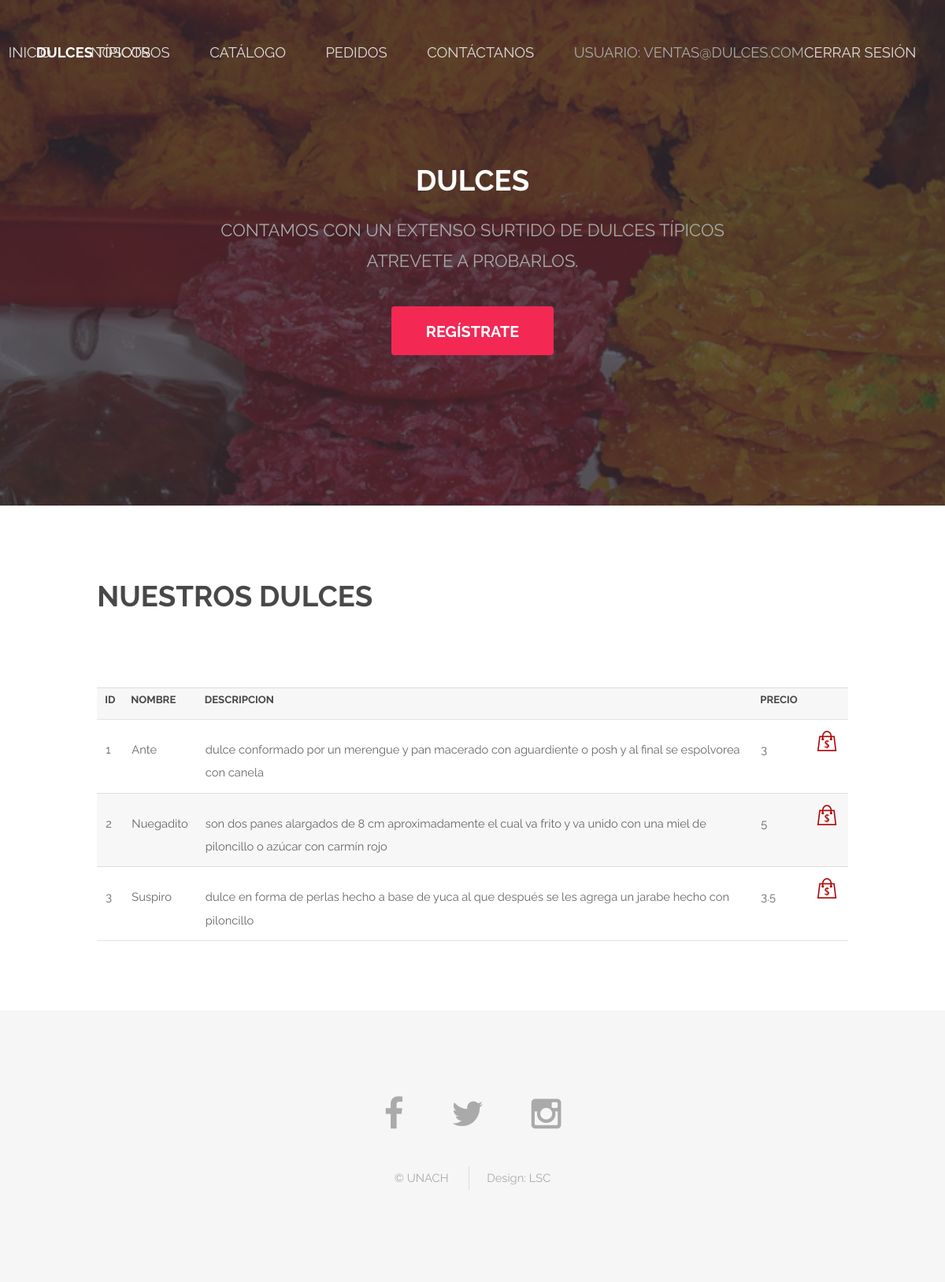
/index.php (signed in), run on the app's committed database.
### tables this page shows
create table Dulces(Id int NOT NULL AUTO_INCREMENT PRIMARY KEY, Nombre varchar(150),Descripcion Varchar(250),Tipo Int, Precio float, Existencia Int, Imagen varchar(150));

### index.php (the view, shortened to what this page needs)
<?php
if (isset($_SESSION['usuario'])){
		$loginSession=$_SESSION['usuario'];
		$tipoUsuario=$_SESSION['tipo'];
	}
	else{
		$loginSession="";
	}
?>
<!DOCTYPE html>
<html lang="es">
	<head>
		<link rel="stylesheet" href="assets/css/main.css" />
	</head>
	<body class="landing">
			<header id="header" class="alt">
				<h1><strong><a href="index.php">Dulces</a></strong> típicos</h1>
				<nav id="nav">
					<ul>
						<li><a href="index.php">Inicio</a></li>
						<li><a href="nosotros.php">Nosotros</a></li>
						<?php
							if($loginSession<>'')
							{
								?>
								<li>
									<a href="catalogo.php">Catálogo</a>
								</li>
								<?php
							}
						?>
						<?php
							if($loginSession<>'' && $tipoUsuario==1)
							{
								?>
								<li>
									<a href="pedidos.php">Pedidos</a>
								</li>
								<?php
							}
						?>
						<li><a href="contactanos.php">Contáctanos</a></li>
						<li>
						<a>
						<?php
							if($loginSession<>'')
							{
								?>
								<p class="datosLogin">USUARIO: <?php echo $loginSession; ?></p>
			       				<a class="linkLogin" href = "logout.php" >Cerrar sesión</a>
								<?php
							}
						?>
						</a>
						</li>
					</ul>
				</nav>
			</header>
			<section id="banner">
				<h2>Dulces</h2>
				<p>Contamos con un extenso surtido de dulces típicos<br /> atrevete a probarlos.</p>
				<ul class="actions">
					<li><a href="login.php" class="button special big">Regístrate</a></li>
				</ul>
			</section>
				<section id="three" class="wrapper style1">
					<div class="container">
						<header class="major special">
							<h2>Nuestros dulces</h2>
						</header>
						<div>
						<table>
							<tr>
								<th>ID</th>
								<th>NOMBRE</th>
								<th>DESCRIPCION</th>
								<th>PRECIO</th>
								<th></th>
							</tr>
							<?php
							 include_once 'conexion.php';
							 $mysqlConexion=new mysqli($hostDb,$usuarioDb,$claveDb,$nombreDb);
							 $sqlQuery="SELECT * FROM Dulces";
							 $resultado=$mysqlConexion->query($sqlQuery);
							 while($row=$resultado->fetch_assoc())
							 {
								 ?>
								 <tr>
								 <td><?php echo $row["Id"]; ?>  </td>
								 <td><?php echo $row["Nombre"]; ?> </td>
								 <td><?php echo $row["Descripcion"]; ?> </td>
								 <td><?php echo $row["Precio"]; ?> </td>
								 <td align="center"><a href=""><img src="images/Comprar.png" align="EDIT" /></a></td>
								 </tr>
								 <?php
							 }
							?>
						</table>
						</div>
					</div>
				</section>
			<footer id="footer">
				<div class="container">
					<ul class="icons">
						<li><a href="#" class="icon fa-facebook"></a></li>
						<li><a href="#" class="icon fa-twitter"></a></li>
						<li><a href="#" class="icon fa-instagram"></a></li>
					</ul>
					<ul class="copyright">
						<li>&copy; UNACH</li>
						<li>Design: <a href="#">LSC</a></li>
					</ul>
				</div>
			</footer>
	</body>
</html>

### data on the page
dulces: Id "1", Nombre "Ante", Descripcion "dulce conformado por un merengue y pan macerado con aguardiente o posh y al final se espolvorea con canela", Precio "3"
dulces: Id "2", Nombre "Nuegadito", Descripcion "son dos panes alargados de 8 cm aproximadamente el cual va frito y va unido con una miel de piloncillo o azúcar con carmín rojo", Precio "5"
dulces: Id "3", Nombre "Suspiro", Descripcion "dulce en forma de perlas hecho a base de yuca al que después se les agrega un jarabe hecho con piloncillo", Precio "3.5"

### other printed values
$loginSession "VENTAS@DULCES.COM"
